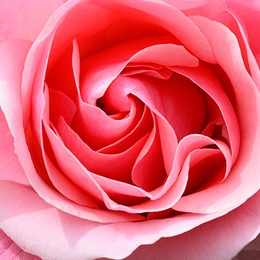
%> input picture test-img.jpg, 260 x 260 px, shrunk from 400 x 400 before the run
$ octave EDSobel.m   (GNU Octave 9; MATLAB toolbox functions it lacks are replaced by stand-ins)
%> lines starting %> are read from the running program, lines starting %| are printed output that depends on the picture
clc;
clear;
close all;
% 9.Edge detection...(SOBEL)
img=imread('./test-img.jpg');
%> img is the input picture: size 260x260x3 uint8; mean R, G, B 230.5, 95.3, 111.9
img= rgb2gray(img);
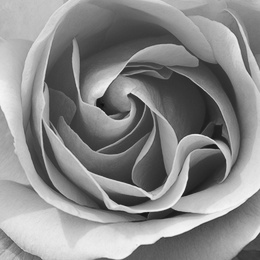
%> img: size 260x260 uint8; min 15, max 248, mean 137.6
[h,w,c]=size(img);
%> h = 260; w = 260; c = 1
img2=zeros(h,w);
Gx=[-1,0,1;-2,0,2; -1,0,1];
Gy=[-1, -2, -1;0,0,0;1,2,1];

for i = 2:h-1
    for j = 2:w-1
    target= GetTarget (img,i,j);
    G1= ApplyMask (Gx, target);
    G2= ApplyMask (Gy, target);
    G = G1 + G2;
    img2(i,j)= G;
    end
end
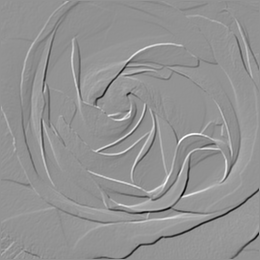
%> img2: size 260x260 double; min -1172, max 860, mean -2; drawn with min black and max white
target = GetTarget(img,i,j);
%> after the loop in GetTarget, `for x=-1:1`: target = [60 60 59; 62 63 62; 60 62 64]
%> target = [60 60 59; 62 63 62; 60 62 64]
target2 = ApplyMask(Gx,target);
%> in ApplyMask, `m=mask .* target;`: m = [-60 0 59; -124 0 124; -60 0 64]
%> in ApplyMask, `G =sum(m, 'all');`: G = 3
%> target2 = 3
imshow(img);
figure;
img2= uint8(img2);
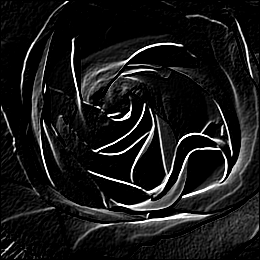
%> img2: size 260x260 uint8; min 0, max 255, mean 25
imshow(img2);

function G =ApplyMask (mask, target)
    m=mask .* target;
    G =sum(m, 'all');
end


function target= GetTarget (M,i,j)
    target= zeros (3,3);
    for x=-1:1
        for y=-1:1
            target (x+2,y+2)=M(i+x, j+y);
        end
    end
end
